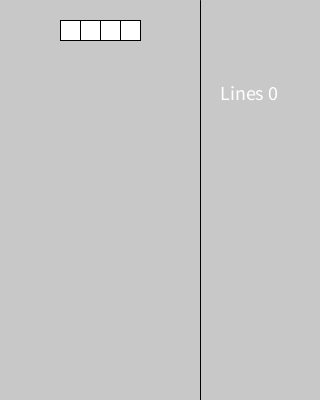
Frame 1 (no input)
Frame 60 (the mouse pressed at the canvas centre just before this capture): identical to frame 1, image omitted
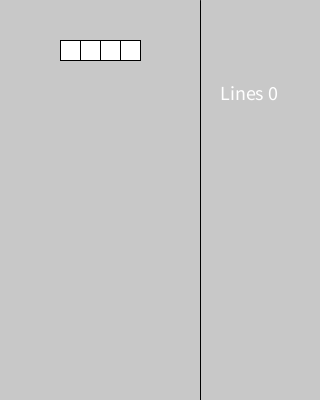
Frame 120 (the mouse held since frame 60 and released just before this capture)

The Processing sketch that drew these frames (run headless with seeded random() and noise(); from frame 60 on, the mouse is pressed at the canvas centre):

// Processing sketch: Tetris
// ── Tetris.pde
import java.util.Arrays;

Tetromino current = new I(80,0);
int frame = 0;
float Vx = 0;
float G = 1;
int Vorient = 0;

int[][] board = new int[20][10];

//SCORE VARIABLES
int clearedLines = 0;

void draw(){
  //background and separator
  background(200);
  line(200,0,200,height);
  
  //Score
  text("Lines " + clearedLines, 220, 100);;
  
  //Move right/left
  if(keyPressed){
    current.moveX(Vx);
    current.turn(Vorient);
  }
  Vorient = 0;
  Vx = 0;
  
  //Move Down
  if(frame % ((1/G) * 60) == 0){ //Frame rate is 60fps, so to start we want it to move every second. That would be 60 frames.
    if(((I)current).canMoveRLD[2] == false){
      current.lock(board);
      printBoard();
      current = new I(80,0);
    }
    else{
      current.moveY();
    }
    G = 1;
  }
  
  current.drawBlock(board);
  
  //Put pieces on the board that are aready locked
  drawBoard();  
  
  clearLines();
  
  //Increasing and checking frame counter. Continuous
  frame++;
  if(frame >= Integer.MAX_VALUE) frame = 0;
}

void keyPressed(){
   if(key == CODED){
     if(keyCode == RIGHT){
        text("RIGHT",220,120);
        Vx = 1;
        
     }
     if(keyCode == LEFT){
         text("LEFT",220,120);
         Vx = -1;
     }
     if(keyCode == DOWN){
         text("DOWN",220,120);
         G = 10;
     }
   }
   //rotate CCW
   if(key == 'z'){
       Vorient = 3;
   }
   //rotate CW
   if(key == 'x'){
     Vorient = 1;
   }
}

void setup(){
  size(320,400); 
  textSize(20);
  printBoard();
}

//Makes a grid in the playfield. Nice to have
void drawGrid(){
  fill(200);
  for(int i = 0; i < 200; i += 20){
    for(int j = 0; j < 400; j += 20){
      rect(i,j,20,20);
    }
  }
  fill(255);
}

void printBoard(){
    println('\n');
    for(int[] elem : board){
       println(Arrays.toString(elem)); 
    }
}

void drawBoard(){
    for(int row = 0; row < 20; row++){
        for(int column = 0; column < 10; column++){
            if(board[row][column] == 1){
                rect(column * 20, row * 20, 20, 20);
            }
        }
    }
}

void clearLines(){
 for(int i = 0; i < board.length; i++){
   if(Arrays.equals(board[i], new int[]{1,1,1,1,1,1,1,1,1,1})){
       clearedLines++;
       for(int j = i; j > 0; j--){
          board[j] = board[j-1]; 
       }
   }
 }
}

// ── Tetromino.pde
import java.util.Arrays;

interface Tetromino{
  public void drawBlock(int[][] board);
  public void moveX(float Vx);
  public void moveY();
  public void turn(int Vorient);
  void updatePoints();
  public void lock(int[][] board);
  
  boolean checkDown(int[][] board);
  boolean checkLeft(int[][] board);
  boolean checkRight(int[][] board);
  boolean checkCW(int[][] board);
  boolean checkCCW(int[][] board);
  
  boolean inBoard(int x, int y, int[][] board);
}

class I implements Tetromino{
  public final String ID = "LONGBAR";
  public float x;
  public float y;
  public int orientation; 
  PVector[][] points;
  boolean[] canMoveRLD; //indicates if can move right, left, or down (In that order)
  boolean[] canTurnRL;
  
  //Constructor
  public I(float x, float y){
      this.x = x;
      this.y = y;
      orientation = 0;
      updatePoints();
      canMoveRLD = new boolean[]{true,true,true};
      canTurnRL = new boolean[]{true,true};
  }
  
  public void drawBlock(int[][] board){
    //draw boxes
    for(int block = 0; block < 4; block++){
      rect(points[orientation][block].x, points[orientation][block].y, 20, 20);
    }
    
    canMoveRLD[0] = checkRight(board);
    canMoveRLD[1] = checkLeft(board);
    canMoveRLD[2] = checkDown(board);
    canTurnRL[0] = checkCW(board);
    canTurnRL[1] = checkCCW(board);
    println(Arrays.toString(points[orientation]));
    println(Arrays.toString(canMoveRLD));
    println(Arrays.toString(canTurnRL));
  }
  
  boolean checkDown(int[][] board){
     for(PVector point : points[orientation]){
         if(point.y + 20 >= height){
             return false;
         }
         if(point.y > 0 && (int)point.y / 20 + 1 < 20 && board[(int)point.y / 20 + 1][(int)point.x / 20] == 1){
             return false; 
         }
     }
     return true;
  }
  
  boolean checkLeft(int[][] board){
    for(PVector point : points[orientation]){
         if(point.x - 20 < 0){
             return false;
         }
         if(point.y > 0 && board[(int)point.y / 20][(int)point.x / 20 - 1] == 1){
             return false;
         }
     }
     return true;
  }
  
  boolean checkRight(int[][] board){
    for(PVector point : points[orientation]){
         if(point.x + 20 >= width - 120){ //check boundary
             return false;
         }
         if(point.y > 0 && (int)point.x / 20 + 1 < 10 && board[(int)point.y / 20][(int)point.x / 20 + 1] == 1){ //check for piece
             return false;
         }
     }
     return true;
  }
  
  boolean checkCW(int[][] board){
    int nextOrientation = (orientation + 1) % 4;
    for(PVector point : points[nextOrientation]){
       if(point.x < 0 || point.x >= width - 120 ||  point.y >= height || point.y < 0){
          return false; 
       }
       if(point.y > 0 && board[(int)point.y / 20][(int)point.x / 20] == 1){
          return false; 
       }
    }
    return true;
  }
  
  boolean checkCCW(int[][] board){
    int nextOrientation = (orientation + 3) % 4;
    for(PVector point : points[nextOrientation]){
       if(point.x < 0 || point.x >= width - 120 ||  point.y >= height || point.y < 0){
          return false; 
       }
       if(point.y > 0 && board[(int)point.y / 20][(int)point.x / 20] == 1){
          return false; 
       }
    }
    return true;
  }
  
  //This should be basically the only method to be changed between different types of blocks
  void updatePoints(){
     points = new PVector[][]{
     {new PVector(x-20,y),new PVector(x,y),new PVector(x+20,y),new PVector(x+40,y)},
     {new PVector(x,y-20),new PVector(x,y),new PVector(x,y+20),new PVector(x,y+40)},
     {new PVector(x-40,y),new PVector(x-20,y),new PVector(x,y),new PVector(x+20,y)},
     {new PVector(x,y-40),new PVector(x,y-20),new PVector(x,y),new PVector(x,y+20)}};
  }
  
  public void moveX(float Vx){
    if((Vx > 0 && canMoveRLD[0]) || (Vx < 0 && canMoveRLD[1])){
      x += Vx * 20;
      updatePoints();
    }
  }
  
  public void moveY(){
    if(canMoveRLD[2]){
      y += 20;
      updatePoints();
    }
  }
  
  void turn(int Vorient){
      if((Vorient == 1 && canTurnRL[0]) || (Vorient == 3 && canTurnRL[1])){
        orientation = (orientation + Vorient) % 4;
      }
  }
  
  public void lock(int[][] board){
       for(PVector point : points[orientation]){
           board[(int)(point.y / 20)][(int)(point.x / 20)] = 1;
       }
  }
  
  boolean inBoard(int x, int y, int[][] board){
      return x >= 0 && y >= 0 && y < board.length && x < board[0].length;
  }
}


class O implements Tetromino{
  public final String ID = "BOX";
  public float x;
  public float y;
  public int orientation; 
  PVector[][] points;
  boolean[] canMoveRLD; //indicates if can move right, left, or down (In that order)
  boolean[] canTurnRL;
  
  //Constructor
  public O(float x, float y){
      this.x = x;
      this.y = y;
      orientation = 0;
      updatePoints();
      canMoveRLD = new boolean[]{true,true,true};
      canTurnRL = new boolean[]{true,true};
  }
  
  public void drawBlock(int[][] board){
    //draw boxes
    for(int block = 0; block < 4; block++){
      rect(points[orientation][block].x, points[orientation][block].y, 20, 20);
    }
    
    canMoveRLD[0] = checkRight(board);
    canMoveRLD[1] = checkLeft(board);
    canMoveRLD[2] = checkDown(board);
    canTurnRL[0] = checkCW(board);
    canTurnRL[1] = checkCCW(board);
    println(Arrays.toString(points[orientation]));
    println(Arrays.toString(canMoveRLD));
  }
  
  boolean checkDown(int[][] board){
     for(PVector point : points[orientation]){
         if(point.y + 20 >= height){
             return false;
         }
         if(point.y > 0 && (int)point.y / 20 + 1 < 20 && board[(int)point.y / 20 + 1][(int)point.x / 20] == 1){
             return false; 
         }
     }
     return true;
  }
  
  boolean checkLeft(int[][] board){
    for(PVector point : points[orientation]){
         if(point.x - 20 < 0){
             return false;
         }
         if(point.y > 0 && board[(int)point.y / 20][(int)point.x / 20 - 1] == 1){
             return false;
         }
     }
     return true;
  }
  
  boolean checkRight(int[][] board){
    for(PVector point : points[orientation]){
         if(point.x + 20 >= width - 120){ //check boundary
             return false;
         }
         if(point.y > 0 && (int)point.x / 20 + 1 < 10 && board[(int)point.y / 20][(int)point.x / 20 + 1] == 1){ //check for piece
             return false;
         }
     }
     return true;
  }
  
  boolean checkCW(int[][] board){
    int nextOrientation = (orientation + 1) % 4;
    for(PVector point : points[nextOrientation]){
       if(point.x < 0 || point.x >= width - 120 ||  point.y >= height || point.y < 0){
          return false; 
       }
       if(point.y > 0 && board[(int)point.y / 20][(int)point.x / 20] == 1){
          return false; 
       }
    }
    return true;
  }
  
  boolean checkCCW(int[][] board){
    int nextOrientation = (orientation + 3) % 4;
    for(PVector point : points[nextOrientation]){
       if(point.x < 0 || point.x >= width - 120 ||  point.y >= height || point.y < 0){
          return false; 
       }
       if(point.y > 0 && board[(int)point.y / 20][(int)point.x / 20] == 1){
          return false; 
       }
    }
    return true;
  }
  
  //This should be basically the only method to be changed between different types of blocks
  void updatePoints(){
     points = new PVector[][]{
     {new PVector(x-20,y),new PVector(x,y),new PVector(x,y-20),new PVector(x-20,y-20)},
     {new PVector(x-20,y),new PVector(x,y),new PVector(x,y-20),new PVector(x-20,y-20)},
     {new PVector(x-20,y),new PVector(x,y),new PVector(x,y-20),new PVector(x-20,y-20)},
     {new PVector(x-20,y),new PVector(x,y),new PVector(x,y-20),new PVector(x-20,y-20)}};
  }
  
  public void moveX(float Vx){
    if((Vx > 0 && canMoveRLD[0]) || (Vx < 0 && canMoveRLD[1])){
      x += Vx * 20;
      updatePoints();
    }
  }
  
  public void moveY(){
    if(canMoveRLD[2]){
      y += 20;
      updatePoints();
    }
  }
  
  void turn(int Vorient){
      if((Vorient == 1 && canTurnRL[0]) || (Vorient == 3 && canTurnRL[1])){
        orientation = (orientation + Vorient) % 4;
      }
  }
  
  public void lock(int[][] board){
       for(PVector point : points[orientation]){
           board[(int)(point.y / 20)][(int)(point.x / 20)] = 1;
       }
  }
  boolean inBoard(int x, int y, int[][] board){
      return x >= 0 && y >= 0 && y < board.length && x < board[0].length;
  }
}
